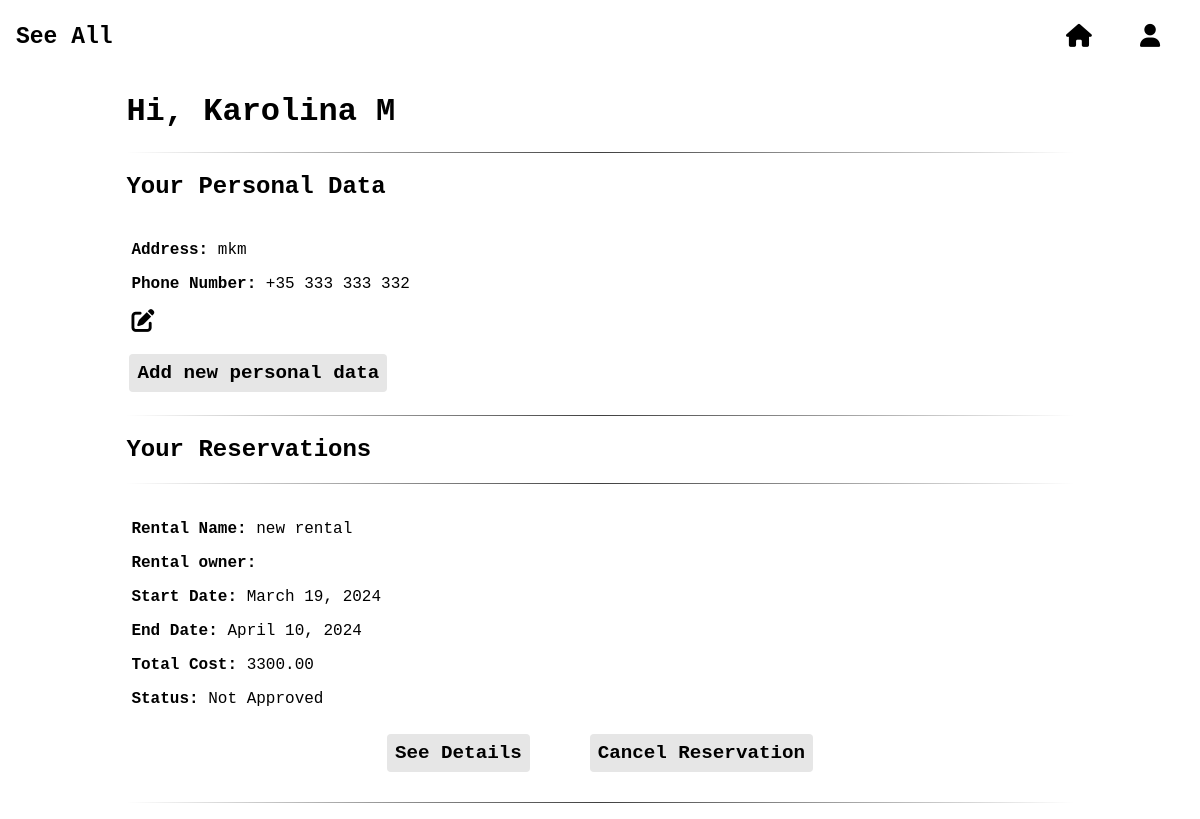
Screenshot of /view_personal_data/ (signed in) with the database file from the repository.
### accounts/models.py (models this page shows, shortened)
class UserProfile(models.Model):
    user = models.OneToOneField(User, on_delete=models.CASCADE)
    activation_token = models.UUIDField(default=uuid.uuid4)
    first_name = models.CharField(max_length=100)
    surname = models.CharField(max_length=100)

class PersonalData(models.Model):
    user = models.ForeignKey(User, on_delete=models.CASCADE, related_name='personal_data')
    address = models.CharField(max_length=255)
    phone_number = models.CharField(max_length=20)

### add_rentals/models.py (models this page shows, shortened)
class Reservation(models.Model):
    rental = models.ForeignKey(Rental, on_delete=models.CASCADE)
    user = models.ForeignKey(User, on_delete=models.CASCADE)
    start_date = models.DateField()
    end_date = models.DateField()
    approved = models.BooleanField(default=False)

class Rental(models.Model):
    user = models.ForeignKey(User, on_delete=models.CASCADE)
    name = models.CharField(max_length=50)
    description = models.TextField(max_length=400)
    number_of_rooms = models.IntegerField()
    number_of_bathrooms = models.IntegerField()
    price_per_night = models.DecimalField(max_digits=6, decimal_places=2)
    max_guests = models.IntegerField()
    number_of_beds = models.IntegerField()
    address_city = models.CharField(max_length=50)
    address_street = models.CharField(max_length=50)

### accounts/views.py (the view)
# urls.py: path('view_personal_data/', views.view_personal_data, name='view_personal_data'),
@login_required
def view_personal_data(request):
    user_data = PersonalData.objects.filter(user=request.user)
    user_reservations = Reservation.objects.filter(user=request.user)
    for reservation in user_reservations:
        duration = (reservation.end_date - reservation.start_date).days
        reservation.total_cost = reservation.rental.price_per_night * duration
    return render(request, 'view_personal_data.html', {
        'user_data': user_data,
        'user_reservations': user_reservations
    })

### accounts/templates/view_personal_data.html (shortened to what this page needs)
{% load static %}
<!DOCTYPE html>
<html>
<head>
    <link rel="stylesheet" href="https://cdnjs.cloudflare.com/ajax/libs/font-awesome/6.1.1/css/all.min.css">
    <link rel="stylesheet" href="{% static 'css/header.css' %}">
    <link rel="stylesheet" href="{% static 'css/manage_account.css' %}">
</head>
 <header>
        {% include 'header.html' %}
    </header>
<body>
    <div class="main-container">
        {% with request.user.userprofile as profile %}
            <h1>Hi, {{ profile.first_name }} {{ profile.surname }}</h1>
        {% endwith %}
        <hr>
        <h2>Your Personal Data</h2>
        {% for data in user_data %}
            <div class="personal-data">
                {% if data.address %}
                    <p><strong>Address:</strong> {{ data.address }}</p>
                {% endif %}
                {% if data.phone_number %}
                    <p><strong>Phone Number:</strong> {{ data.phone_number }}</p>
                {% endif %}
                <a href="{% url 'edit_personal_data' data.id %}" class="edit-data-btn" style="color: black">
                    <i class="fa fa-edit"></i></a>
            </div>
        {% empty %}
            <p>No personal data found.</p>
        {% endfor %}
        <a href="{% url 'add_personal_data' %}" class="add-data-btn">Add new personal data</a>
        <hr>
        <h2>Your Reservations</h2>
        <hr>
       <div class="reservation-list">
            {% for reservation in user_reservations %}
                <div class="reservation">
                    <p><strong>Rental Name:</strong> {{ reservation.rental.name }}</p>
                    <p><strong>Rental owner:</strong> {{ reservation.rental.user.first_name }} {{ reservation.rental.user.surname }}</p>
                    <p><strong>Start Date:</strong> {{ reservation.start_date }}</p>
                    <p><strong>End Date:</strong> {{ reservation.end_date }}</p>
                    <p><strong>Total Cost:</strong> {{ reservation.total_cost }}</p>
                    <p><strong>Status:</strong> {{ reservation.approved|yesno:"Approved,Not Approved" }}</p>
                <div class="buttons-div">
                    <a href="{% url 'one_rental' reservation.rental.id %}" class="see-more-btn">See Details</a>
                    <form method="post" action="{% url 'cancel_reservation' reservation.id %}">
                        <button type="submit" class="cancel-btn">Cancel Reservation</button>
                    </form>
                </div>
                </div>
                <hr>
            {% empty %}
                <p>No reservations found.</p>
            {% endfor %}
        </div>
    </div>
</body>
</html>

### static/css/header.css (style rules this page uses)
button { background-color: transparent; color: black; padding: 8px 16px; border: none; border-radius: 4px; cursor: pointer; display: inline-flex; align-items: center; transition: all 0.5s ease-in-out !important; margin-left: 3px; margin-right: 3px; font-family: "Courier", monospace; font-weight: 900; font-size: 23px; }
button:not(:has(i)) { padding: 8px; }
.fa { font-size: 23px; }

### static/css/manage_account.css (style rules this page uses)
html { font-family: "Courier", monospace; }
html body { margin-top: 4.5em; display: flex; flex-direction: column; align-items: center; }
html body .main-container { width: 80%; }
html body .main-container .personal-data, html body .main-container .reservation { background-color: #fff; padding: 5px; margin-bottom: 15px; margin-top: 15px; }
html body .main-container .personal-data .buttons-div, html body .main-container .reservation .buttons-div { display: flex; flex-direction: row; align-items: center; justify-content: center; }
html body .see-more-btn, html body .cancel-btn { background-color: transparent; color: black; padding: 8px 16px; border: none; border-radius: 4px; cursor: pointer; display: inline-flex; align-items: center; transition: all 0.5s ease-in-out !important; margin-left: 3px; margin-right: 3px; font-family: "Courier", monospace; font-weight: 900; font-size: 23px; text-decoration: none; font-size: 1.2em; margin: 10px 30px; background-color: #e6e6e6; }
html body .see-more-btn:not(:has(i)), html body .cancel-btn:not(:has(i)) { padding: 8px; }
html body .add-data-btn { background-color: transparent; color: black; padding: 8px 16px; border: none; border-radius: 4px; cursor: pointer; display: inline-flex; align-items: center; transition: all 0.5s ease-in-out !important; margin-left: 3px; margin-right: 3px; font-family: "Courier", monospace; font-weight: 900; font-size: 23px; text-decoration: none; font-size: 1.2em; background-color: #e6e6e6; margin-bottom: 15px; }
html body .add-data-btn:not(:has(i)) { padding: 8px; }
hr { border: 0; height: 1px; background-image: linear-gradient(to right, rgba(0, 0, 0, 0), rgba(0, 0, 0, 0.75), rgba(0, 0, 0, 0)); }

### rows the page displays
UserProfile: first_name "Karolina", surname "M"
PersonalData: address "mkm", phone_number "+35 333 333 332"
Reservation: rental.name "new rental", start_date "March 19, 2024", end_date "April 10, 2024", total_cost "3300.00", approved "Not Approved"
